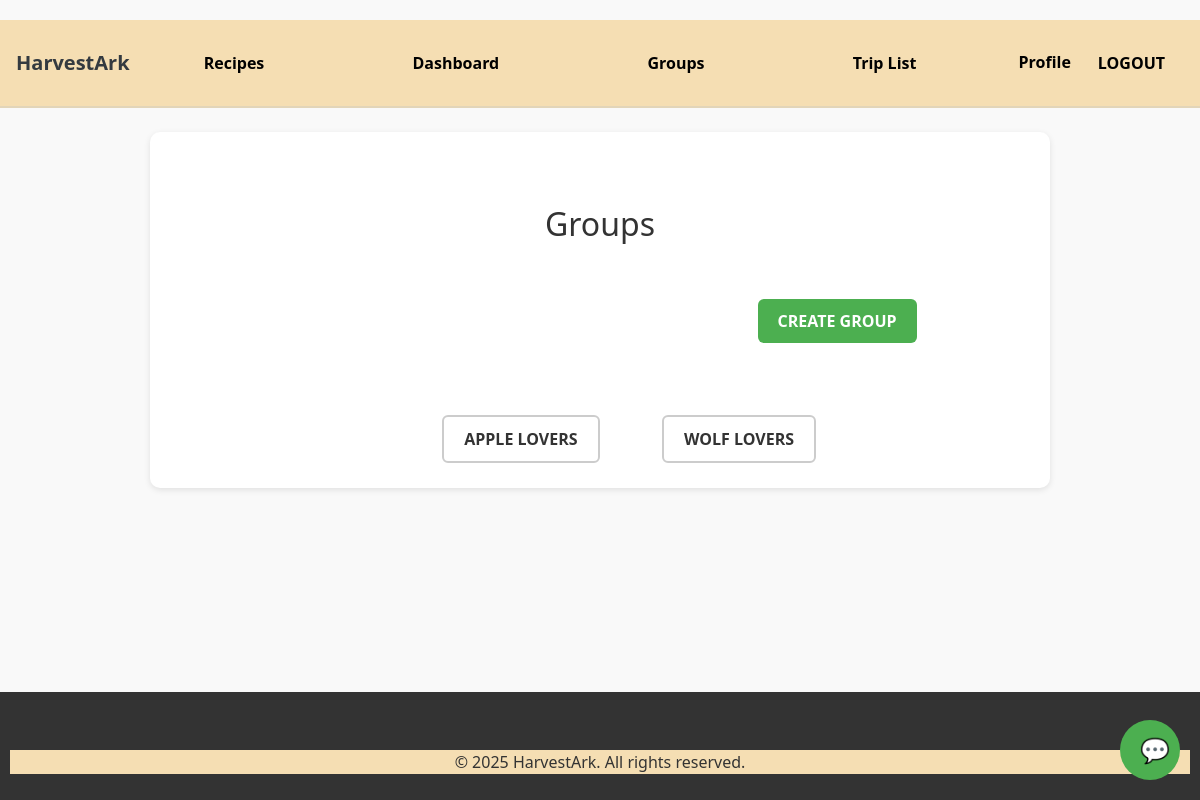
/groups/ (signed in), run on an earlier commit of the app's database.
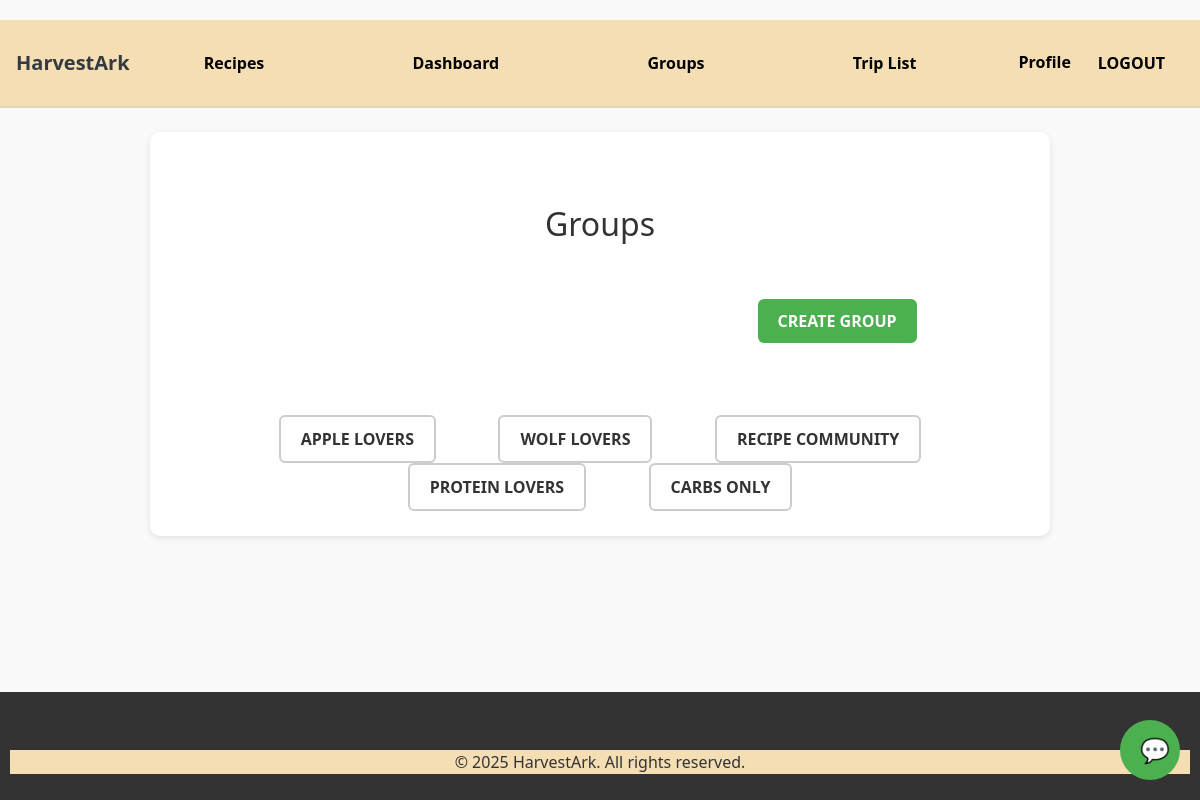
And on a later commit of the database.
### my_app/models.py (models this page shows, shortened)
class Group(models.Model):
    name = models.CharField(max_length=255, unique=True) # Unique name for the group
    description = models.TextField(blank=True) # Optional description
    created_at = models.DateTimeField(auto_now_add=True) # Creation timestamp
    members = models.ManyToManyField(User, related_name='custom_groups', blank=True) # Many-to-many relationship with User

### my_app/views.py (the view)
# urls.py: path('groups/', group_list, name='group_list'), #################### Group views ###############
@login_required
def group_list(request): # List all groups
    groups = Group.objects.all() # Fetch all groups
    return render(request, 'groups/group_list.html', {'groups': groups}) # Render the group list template

### templates/groups/group_list.html (shortened to what this page needs)
{% extends "base.html" %}
{% block content %}
<h2 class="text-center mt-5">Groups</h2>
<br><br>
<a href="{% url 'group_create' %}" class="btn btn-primary">Create Group</a> <br><br><br><br>
    {% for group in groups %}
    <a href="{% url 'group_detail' group.id %}" class="btn btn-outline-secondary">{{ group.name }}</a>
    {% empty %}
        <p>No groups available.</p>
    {% endfor %}
{% endblock %}

What changed in the data, as far as the page shows it:
added Group: name "RECIPE COMMUNITY"
added Group: name "PROTEIN LOVERS"
added Group: name "CARBS ONLY"
